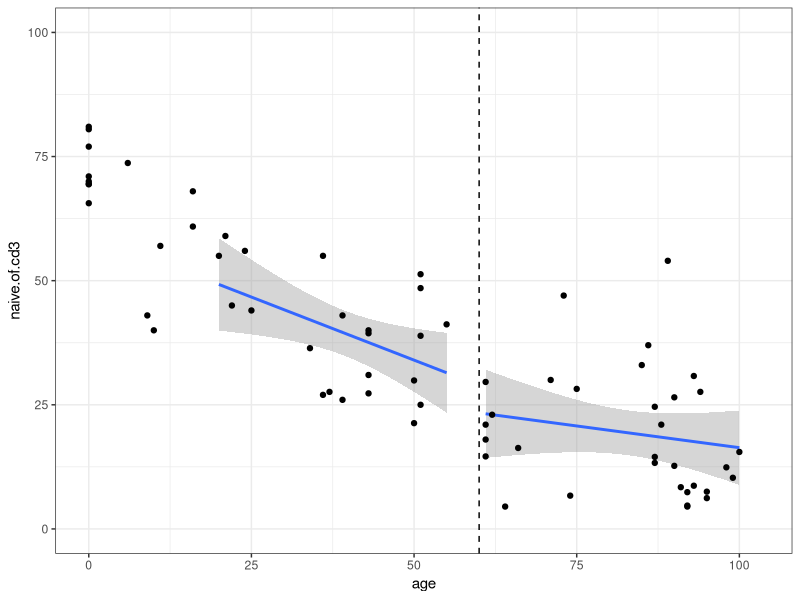
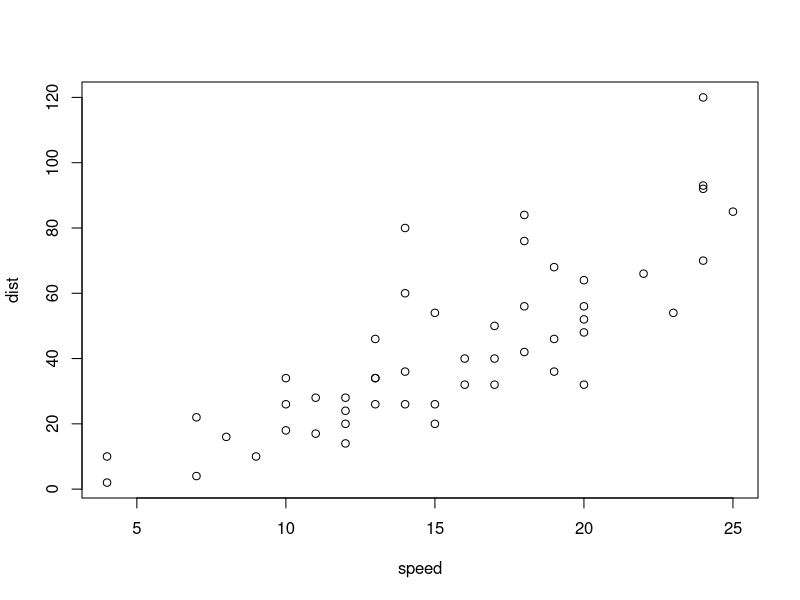

These figures' R source, in order:
## ---- chunk 1
library(ggplot2)
df <- read.table("age.txt", header=T, sep="\t")

df.y <- subset(df, age >= 20 & age <= 60)
df.o <- subset(df, age >= 60)

ggplot() + 
  geom_vline(xintercept = 60, linetype="dashed") +
  geom_smooth(data=df.y, aes(x=age, y=naive.of.cd3), method="lm") + 
  geom_smooth(data=df.o, aes(x=age, y=naive.of.cd3), method="lm") + 
  geom_point(data=df,aes(x=age, y=naive.of.cd3)) + 
  scale_y_continuous(limits=c(0,100)) +
  theme_bw()

summary(lm(naive.of.cd3 ~ age, df.y))
summary(lm(naive.of.cd3 ~ age, df.o))
## ---- chunk 2
plot(cars)
